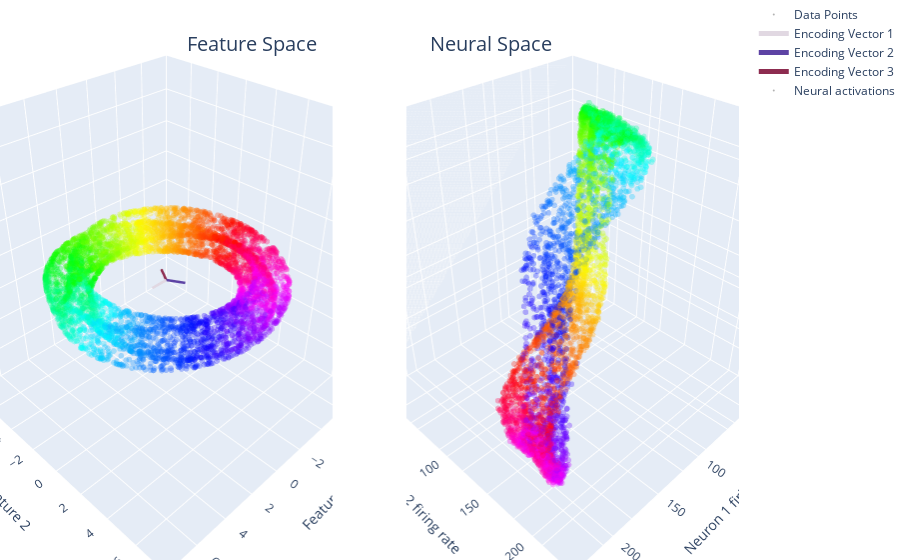

This figure's notebook cell:
### Code cell
range_ax = 8
pt_size = 2
opacity = 0.3

plot_feature_neural_spaces(task_points, noisy_points, range_ax, pt_size, opacity)

### Figure 1 — Plotly figure (JSON) as saved in the notebook; plotly's stock layout.template omitted (floating-point values rounded to 4 significant figures; data arrays with more than 128 entries replaced by an {"elided": "..."} marker saying what was removed)
{"data": [{"marker": {"color": {"elided": "5000x4 float values"}, "opacity": 0.3, "size": 2}, "mode": "markers", "name": "Data Points", "scene": "scene", "type": "scatter3d", "x": {"elided": "5000 float values"}, "y": {"elided": "5000 float values"}, "z": {"elided": "5000 float values"}}, {"line": {"color": "rgb(225, 216, 226)", "width": 5}, "mode": "lines", "name": "Encoding Vector 1", "scene": "scene", "type": "scatter3d", "x": [0, 1], "y": [0, 0], "z": [0, 0]}, {"line": {"color": "rgb(93, 67, 164)", "width": 5}, "mode": "lines", "name": "Encoding Vector 2", "scene": "scene", "type": "scatter3d", "x": [0, -0.5], "y": [0, 0.866], "z": [0, 0]}, {"line": {"color": "rgb(141, 44, 80)", "width": 5}, "mode": "lines", "name": "Encoding Vector 3", "scene": "scene", "type": "scatter3d", "x": [0, -0.5], "y": [0, -0.866], "z": [0, 0]}, {"colorscale": [[0, "rgb(141, 44, 80)"], [1, "rgb(141, 44, 80)"]], "scene": "scene", "showscale": false, "sizemode": "absolute", "sizeref": 0.1, "type": "cone", "u": [-0.05], "v": [-0.0866], "w": [0], "x": [-0.5], "y": [-0.866], "z": [0]}, {"marker": {"color": {"elided": "5000x4 float values"}, "opacity": 0.3, "size": 2}, "mode": "markers", "name": "Neural activations", "scene": "scene2", "type": "scatter3d", "x": {"elided": "5000 float values"}, "y": {"elided": "5000 float values"}, "z": {"elided": "5000 float values"}}], "layout": {"annotations": [{"font": {"size": 20}, "showarrow": false, "text": "Feature Space", "x": 0.25, "xref": "paper", "y": 0.95, "yref": "paper"}, {"font": {"size": 20}, "showarrow": false, "text": "Neural Space", "x": 0.75, "xref": "paper", "y": 0.95, "yref": "paper"}], "margin": {"b": 0, "l": 0, "r": 0, "t": 0}, "scene": {"aspectmode": "cube", "domain": {"x": [0, 0.45], "y": [0, 1]}, "xaxis": {"range": [-8, 8], "title": {"text": "Feature 1"}}, "yaxis": {"range": [-8, 8], "title": {"text": "Feature 2"}}, "zaxis": {"range": [-8, 8], "title": {"text": ""}}}, "scene2": {"aspectmode": "cube", "domain": {"x": [0.55, 1], "y": [0, 1]}, "xaxis": {"range": [0, 240], "title": {"text": "Neuron 1 firing rate"}}, "yaxis": {"range": [0, 240], "title": {"text": "Neuron 2 firing rate"}}, "zaxis": {"range": [0, 240], "title": {"text": "Neuron 3 firing rate"}}}, "title": {"text": ""}}}
